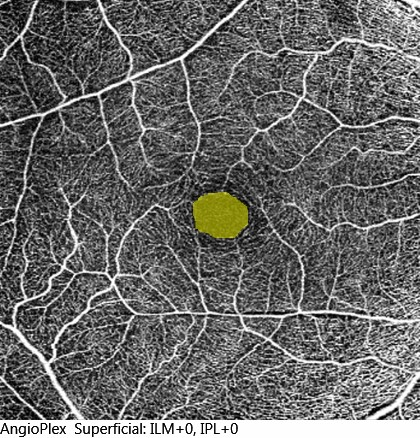
#> input picture dataNorm/Marked/Normal_marked (1).jpg, 420 x 438 px
$ python new_try.py   (older library calls are emulated)
#> lines starting #> are read from the running program, lines starting #| are printed output that depends on the picture; pictures that were not available may be replaced by others from this repository, and a replacement may not be noted
'''
DM Project: Rich Gude, Sam Cohen, Luis Ahumada

'''
import os
from zipfile import ZipFile
import csv
import numpy as np
from PIL import Image
from matplotlib import pyplot as plt
from skimage.feature import blob_dog, blob_log, blob_doh
from skimage.color import rgb2gray
import cv2
import random
from scipy import stats
import numpy as np
from sklearn import preprocessing
from skimage.transform import rotate
from skimage.color import rgb2grey
import matplotlib.pyplot as plt
import cv2
import os
from sklearn.preprocessing import LabelEncoder
from sklearn.model_selection import train_test_split
from sklearn.tree import DecisionTreeClassifier
from sklearn.metrics import accuracy_score
from sklearn.metrics import classification_report
from sklearn.metrics import confusion_matrix

cwd = os.getcwd()
print(cwd)
image = cv2.imread(cwd + "/dataNorm/Marked/Normal_marked (1).jpg")
#> image is the input picture: shape (438, 420, 3); mean B, G, R 103, 104.4, 104.4


#Preprocessing
print("Starting images and label pre-processing...")
label_data_no_preprocess = []
images_data_no_preprocess = []

label_data_no_preprocess_cropped = []
images_data_no_preprocess_cropped = []

label_data_edge_detect = []
images_data_edge_detect = []

label_data_fir_filter = []
images_data_fir_filter = []

label_data_feature_creation = []
images_data_feature_creation = []

label_data_threshold = []
images_data_threshold = []

label_data_threshold_cropped = []
images_data_threshold_cropped = []

label_data_contour_filled = []
images_data_contour_filled = []

label_data_contour_filled_cropped = []
images_data_contour_filled_cropped = []

images_data_feature_creation_cropped = []
label_data_feature_creation_cropped = []

def mode(array):
    output_array = []
    length_array = len(array)
    for i in range(0,len(array[0])):
        array = np.array(array)
        new_array = array[0:length_array, i]
        count0 = 0;
        count1 = 0;
        count2 = 0;
        for i in new_array:
            if i == 0:
                count0 +=1
            if i == 1:
                count1 +=1
            if i == 2:
                count2 += 1
        maximum = max(count0, count1, count2)
        doubles = 0
        return_value = 3;
        if maximum == count0:
            doubles += 1
            return_value = 0
        if maximum == count1:
            doubles += 1
            return_value = 1
        if maximum == count2:
            doubles +=1
            return_value = 2
        if doubles > 1:
            if maximum == count0 & maximum == count1:
                output_array.append(random.randint(0,1))
                print("WHAO")
            else:
                output_array.append(2)
        else:
            output_array.append(return_value)
    return output_array


# [6 lines of commented-out code are left out]
print(os.getcwd())
img = cv2.imread(os.getcwd() + r'/Myopia/Clear/Myopia_clear (68).jpg', 0)
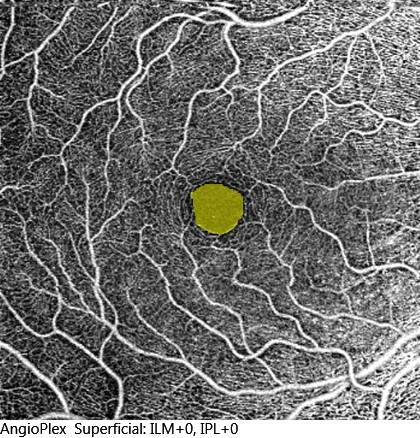
#> input picture dataNorm/Marked/Normal_marked (15).jpg, 420 x 438 px, given in place of Myopia_clear (68).jpg, which was not available
#> img: shape (438, 420); min 0, max 255, mean 113.4
# crop out the bottom of the image
height, width = img.shape
#> height = 438; width = 420
img=img[0:width, 0:width]
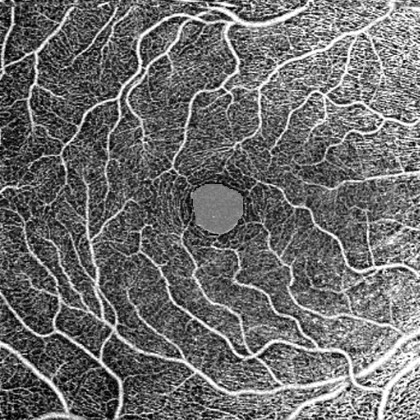
#> img: shape (420, 420); min 0, max 255, mean 108.5
# resize the image
img_cropped = img[150:300, 100:300]
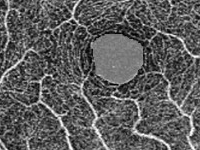
#> img_cropped: shape (150, 200); min 0, max 255, mean 93.2
img_resized = cv2.resize(img_cropped, (400, 400))
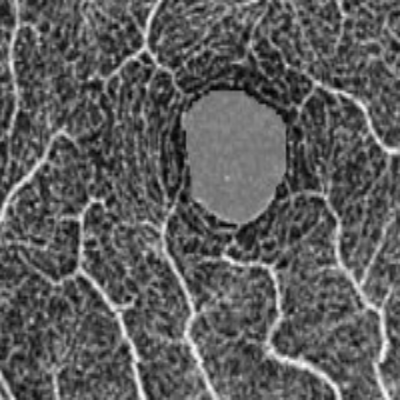
#> img_resized: shape (400, 400); min 1, max 250, mean 93.1
ret, img_threshold = cv2.threshold(img_resized, 30, 255, cv2.THRESH_BINARY_INV)
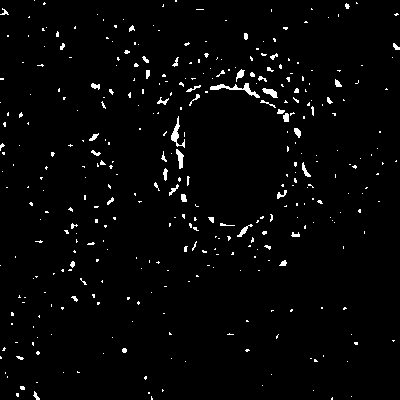
#> img_threshold: shape (400, 400); 2.3% white in thin lines or dots
#
# PREPROCESSING: no Preprocess
# do nothing but change name

# resize the cropped image
#             img_resized_cropped = cv2.resize(img_cropped, (400, 400))
#
#             # PREPROCESSING: no preprocess cropped
#             img_no_preprocess_cropped = img_resized_cropped
#
plt.imshow(img_threshold)
plt.show()
#             # PREPROCESSING: edge detect
#             # find the edges
#             # 200, 600 are parameters
#             # has to do with the pixel value
#             # more information here: https://docs.opencv.org/2.4/doc/tutorials/imgproc/imgtrans/canny_detector/canny_detector.html
#             # we can add more combinations of different numbers and ensemble them
#             img_edge_detect = cv2.Canny(img_resized, 200, 600)
#
#             # PREPROCESSING: threshold
#             # inverts color scheme (black = white) based on a threshold
#             # the second parameter (first number after img_resized) is the threshold value
#             # any pixel above that value will be black, anything below will be white
#             ret, img_threshold = cv2.threshold(img_resized, 50, 255, cv2.THRESH_BINARY_INV)
#
#             # PREPROCESSING: contour filled
#             # need to do binary inverse threshold first
#             ret, img_contour_filled = cv2.threshold(img_resized, 50, 255, cv2.THRESH_BINARY_INV)
#             # finds the contours (curves) in the image
#             # selects the maximum contour
#             # fills in the area inside the contour
#             contours, hierarchy = cv2.findContours(img_contour_filled, cv2.RETR_LIST, cv2.CHAIN_APPROX_SIMPLE)
#             # find the biggest countour (c) by the area
#             if len(contours) ==0:
#                 # do nothing
#                 a=0;
#             else:
#                 c = max(contours, key=cv2.contourArea)
#
#             # draw the biggest contour (c) and fill in the inside
#             img_contour_filled = cv2.drawContours(img_contour_filled, [c], 0, (255,255,255), thickness=cv2.FILLED)
#
#             # plot
#             #plt.subplot(122), plt.imshow(img_contour_filled)
#             #plt.title('Edge Image')
#             #plt.show()
#
#             # PREPROCESSING: feature creation
#             # I took this function from the below website
#             # https://medium.com/machine-learning-world/feature-extraction-and-similar-image-search-with-opencv-for-newbies-3c59796bf774
#             creator = cv2.KAZE_create()
#             # detect
#             kps = creator.detect(img_resized)
#             vector_size = 32
#             kps = sorted(kps, key=lambda x: -x.response)[:vector_size]
#             # computing descriptors vector
#             kps, img_feature_creation = creator.compute(img_resized, kps)
#             # Flatten all of them in one big vector - our feature vector
#             img_feature_creation = img_feature_creation.flatten()
#             # Making descriptor of same size
#             # Descriptor vector size is 64
#             needed_size = (vector_size * 64)
#             if img_feature_creation.size < needed_size:
#             # if we have less the 32 descriptors then just adding zeros at the
#             # end of our feature vector
#                img_feature_creation = np.concatenate([img_feature_creation, np.zeros(needed_size - img_feature_creation.size)])
#
#             # CROPPED
#             # crop image
#             img_cropped = img[150:300, 100:300]
#             # resize the cropped image
#             img_resized_cropped = cv2.resize(img_cropped, (400, 400))
#
#             # PREPROCESSING: no preprocess cropped
#             img_no_preprocess_cropped = img_resized_cropped
#
#             # PREPROCESSING: threshold cropped
#             ret, img_threshold_cropped = cv2.threshold(img_resized_cropped, 50, 255, cv2.THRESH_BINARY_INV)
#
#             # PREPROCESSING: contour filled cropped
#             # need to do binary inverse threshold first
#             ret_cropped, img_contour_filled_cropped = cv2.threshold(img_resized_cropped, 50, 255, cv2.THRESH_BINARY_INV)
#             # finds the contours (curves) in the image
#             # selects the maximum contour
#             # fills in the area inside the contour
#             contours_cropped, hierarchy_cropped = cv2.findContours(img_contour_filled_cropped, cv2.RETR_LIST, cv2.CHAIN_APPROX_SIMPLE)
#             # find the biggest countour (c) by the area
#             if len(contours_cropped) == 0:
#                 # do nothing
#                 b = 0;
#             else:
#                 c_cropped = max(contours_cropped, key=cv2.contourArea)
#
#             # draw the biggest contour (c) and fill in the inside
#             img_contour_filled_cropped = cv2.drawContours(img_contour_filled_cropped, [c_cropped], 0, (255, 255, 255),
#                                                           thickness=cv2.FILLED)
#
#             # PREPROCESSING: feature creation cropped
#             # I took this function from the below website
#             # https://medium.com/machine-learning-world/feature-extraction-and-similar-image-search-with-opencv-for-newbies-3c59796bf774
#             creator_cropped = cv2.KAZE_create()
#             # detect
#             kps_cropped = creator_cropped.detect(img_resized_cropped)
#             vector_size = 32
#             kps_cropped = sorted(kps_cropped, key=lambda x: -x.response)[:vector_size]
#             # computing descriptors vector
#             kps_cropped, img_feature_creation_cropped = creator_cropped.compute(img_resized_cropped, kps_cropped)
#             # Flatten all of them in one big vector - our feature vector
#             img_feature_creation_cropped = img_feature_creation_cropped.flatten()
#             # Making descriptor of same size
#             # Descriptor vector size is 64
#             needed_size = (vector_size * 64)
#             if img_feature_creation_cropped.size < needed_size:
#                 # if we have less the 32 descriptors then just adding zeros at the
#                 # end of our feature vector
#                 img_feature_creation_cropped = np.concatenate(
#                     [img_feature_creation_cropped, np.zeros(needed_size - img_feature_creation_cropped.size)])
#
#             # APPENDING IMAGES TO ARRAYS
#             images_data_no_preprocess.append(img_no_preprocess)
#             images_data_edge_detect.append(img_edge_detect)
#             #images_data_fir_filter.append(img_fir_filter)
#             images_data_feature_creation.append(img_feature_creation)
#             images_data_threshold.append(img_threshold)
#             images_data_contour_filled.append(img_contour_filled)
#             images_data_no_preprocess_cropped.append(img_no_preprocess_cropped)
#             images_data_threshold_cropped.append(img_threshold_cropped)
#             images_data_contour_filled_cropped.append(img_contour_filled_cropped)
#             images_data_feature_creation_cropped.append(img_feature_creation_cropped)
#
#             # Labels preprocessing
#             label = (subdir.split("eye-miner/")[1])
#             label = (label.split("/")[0])
#
#             label_data_no_preprocess.append(label)
#             label_data_edge_detect.append(label)
#             # label_data_fir_filter.append(img_fir_filter)
#             label_data_feature_creation.append(label)
#             label_data_threshold.append(label)
#             label_data_contour_filled.append(label)
#             label_data_no_preprocess_cropped.append(label)
#             label_data_threshold_cropped.append(label)
#             images_data_contour_filled_cropped.append(label)
#             label_data_feature_creation_cropped.append(label)
#
# print("Images and labels successfully preprocessed!")
# print("")
# print("-"*50)
#
# # look at labels and images shape
# label_data = np.array(label_data_no_preprocess)
# print("Labels shape:", label_data.shape)
# images_data_no_preprocess = np.array(images_data_no_preprocess)
# print("Images No Preprocessing shape:", images_data_no_preprocess.shape)
# images_data_no_preprocess_cropped = np.array(images_data_no_preprocess_cropped)
# print("Images No Preprocessing Cropped shape:", images_data_no_preprocess_cropped.shape)
# images_data_feature_creation = np.array(images_data_feature_creation)
# print("Images Feature Creation shape:", images_data_feature_creation.shape)
# images_data_feature_creation_cropped = np.array(images_data_feature_creation_cropped)
# print("Images Feature Creation Cropped shape:", images_data_feature_creation_cropped.shape)
# images_data_edge_detect = np.array(images_data_edge_detect)
# print("Images Edge Detect shape:", images_data_edge_detect.shape)
# images_data_threshold = np.array(images_data_threshold)
# print("Images Threshold shape:", images_data_threshold.shape)
# images_data_threshold_cropped = np.array(images_data_threshold_cropped)
# print("Images Threshold Cropped shape:", images_data_threshold_cropped.shape)
# images_data_contour_filled = np.array(images_data_contour_filled)
# print("Images Contour Filled shape:", images_data_contour_filled.shape)
# images_data_contour_filled_cropped = np.array(images_data_contour_filled_cropped)
# print("Images Contour Filled Cropped shape:", images_data_contour_filled_cropped.shape)
#
# le = preprocessing.LabelEncoder()
# le.fit(label_data)
# integer_labels = le.transform(label_data)
# print(integer_labels)
#
# #Confirm we have 3 unique classes
# print('Unique classes:',le.classes_)
#
# #Save the images and labels
# #np.save("x_train.npy", images_data)
# #np.save("y_train.npy", integer_labels)
#
# #y = np.load("y_train.npy", allow_pickle=True)
# print("")
# print("-"*50)
# voting_array = []
# x_test_length = 0;
# y_test_ex = 0;
# types = [images_data_no_preprocess, images_data_edge_detect, images_data_feature_creation, images_data_threshold,
#          images_data_contour_filled, images_data_feature_creation_cropped, images_data_no_preprocess_cropped,
#          images_data_threshold_cropped]
# #types = [images_data_feature_creation, images_data_threshold, images_data_contour_filled,
#          #images_data_feature_creation_cropped, images_data_no_preprocess_cropped, images_data_threshold_cropped]
# for i in types:
#     x = i
#     y = integer_labels
#     x_train, x_test, y_train, y_test = train_test_split(x, y, random_state=40, test_size=0.2, stratify=y)
#     x_test_length = len(x_test)
#     y_test_ex = y_test
#     # Preprocessing: reshape the image data into rows
#     x_train = np.reshape(x_train, (x_train.shape[0], -1))
#     print('Training data shape: ', x_train.shape)
#
#     x_test = np.reshape(x_test, (x_test.shape[0], -1))
#     print('Test data shape: ', x_test.shape)
#
#     from sklearn.preprocessing import StandardScaler
#
#     sc_X = StandardScaler()
#     x_train = sc_X.fit_transform(x_train)
#     x_test = sc_X.transform(x_test)
#     # perform training with entropy.
#     # Decision tree with entropy
#     clf_entropy = DecisionTreeClassifier(criterion="entropy", random_state=100, max_depth=3, min_samples_leaf=5)
#     # Performing training
#     clf_entropy.fit(x_train, y_train)
#     # predicton on test using entropy
#     y_pred_entropy = clf_entropy.predict(x_test)
#     voting_array.append(y_pred_entropy)
#     # calculate metrics entropy model
#     print("DATASET USED IS (GET TYPE TO BE TEXT)")
#     print("\n")
#     print("Results Using Entropy: \n")
#     print("Classification Report: ")
#     print(classification_report(y_test, y_pred_entropy))
#     print("\n")
#     print("Accuracy : ", accuracy_score(y_test, y_pred_entropy) * 100)
#     print('-' * 80 + '\n')
#     print("Confusion Matrix")
#     cmx = confusion_matrix(y_test, y_pred_entropy)
#     print(cmx)
#
# print(voting_array)
# final_pred = np.array([])
# final_pred = np.append(final_pred, mode(voting_array))
#                            #  , voting_array[1][i], voting_array[2][i],
#                                                        # voting_array[3][i], voting_array[4][i], voting_array[5][i],
#                                                       #  voting_array[6][i], voting_array[7][i]]))
# print(final_pred)
# print(final_pred[0:60])
# print(final_pred[0:61])
# print("Accuracy : ", accuracy_score(y_test_ex, final_pred[0:61]) * 100)
# print('-' * 80 + '\n')
# print("Confusion Matrix")
# cmx = confusion_matrix(y_test_ex, final_pred[0:61])
# print(cmx)
